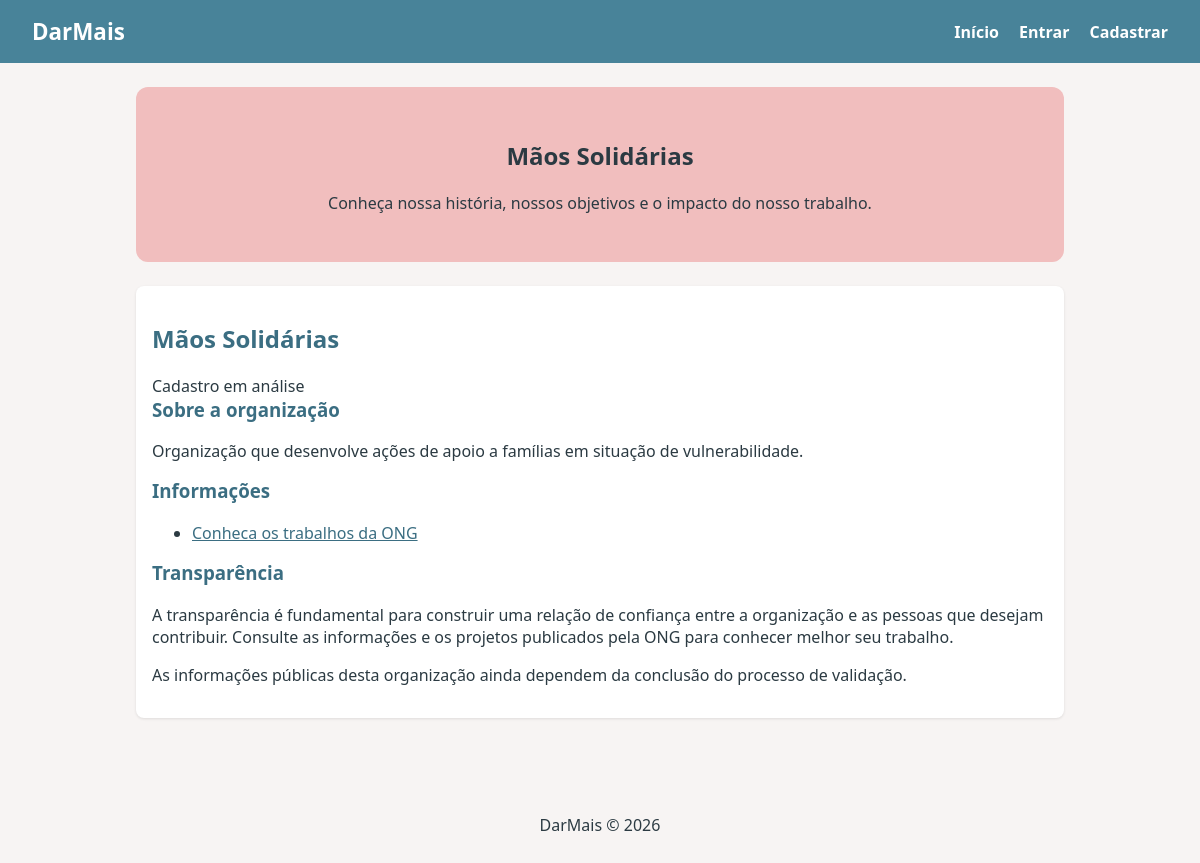
/informacoes/10, run on the app's committed database.
### projeto_romerito/models.py (models this page shows)
class Ong(Base):
    __tablename__ = "ongs"
    id: Mapped[int] = mapped_column(primary_key=True, autoincrement=True)
    nome: Mapped[str] = mapped_column(String(100), nullable=False)
    descricao: Mapped[str] = mapped_column(Text, nullable=False)
    projetos: Mapped[List["ProjetoSocial"]] = relationship(
        back_populates="ong"
    )
    doacoes: Mapped[List["Doacao"]] = relationship(
        back_populates="ong"
    )

### projeto_romerito/blueprints/ongs/routes.py (the view)
@ongs_bp.route('/informacoes/<int:ong_id>')
def informacoes(ong_id):
    with Session(bind = engine ) as session:
       ongs = session.get(Ong, ong_id)
       if not ongs:
           return 'ONG nao encontrada', 404
       dados = {
           'id' : ongs.id,
           'nome' : ongs.nome,
           'descricao' : ongs.descricao
       }
       return render_template('ongs/informacoes.html', ong = dados)

### projeto_romerito/blueprints/ongs/templates/ongs/informacoes.html (shortened to what this page needs)
{% extends 'base.html' %}
{% block conteudo %}
<section class="hero">
    <h1>
        {% if ong %}
            {{ ong.nome }}
        {% else %}
            Conheça nossa organização
        {% endif %}
    </h1>
    <p>
        Conheça nossa história, nossos objetivos e o impacto do nosso trabalho.
    </p>
</section>
{% if ong %}
<section class="card perfil-ong">
    <div class="cabecalho-ong">
        <div>
            <h2>{{ ong.nome }}</h2>
        </div>
        {% if ong.status == 'aprovada' %}
            <span class="status aprovado">ONG validada</span>
        {% else %}
            <span class="status pendente">Cadastro em análise</span>
        {% endif %}
    </div>
    <h3>Sobre a organização</h3>
    <p class="texto-descricao">
        {{ ong.descricao }}
    </p>
    <h3>Informações</h3>
    <ul class="lista-informacoes">
        <li>
        <a href="{{url_for('ongs.trabalhos', ong_id = ong.id)}}">Conheca os trabalhos da ONG</a>
        </li>
    </ul>
    <h3>Transparência</h3>
    <p>
        A transparência é fundamental para construir uma relação de confiança
        entre a organização e as pessoas que desejam contribuir.
        Consulte as informações e os projetos publicados pela ONG para
        conhecer melhor seu trabalho.
    </p>
    {% if ong.status == 'aprovada' %}
        <a
            class="botao-link"
            href="{{ url_for('ongs.trabalhos', ong_id=ong.id) }}"
        >
            Conhecer nossos trabalhos
        </a>
    {% else %}
        <p class="texto-apoio">
            As informações públicas desta organização ainda dependem da
            conclusão do processo de validação.
        </p>
    {% endif %}
</section>
{% endif %}
{% endblock %}

### projeto_romerito/static/style.css (style rules this page uses)
:root { --cinza: #D8D8D8; --azul: #488399; --azul-escuro: #3b6e82; --coral: #EA9393; --amarelo: #F4D38A; --rosa: #F1BEBE; --fundo: #f7f4f3; --texto: #2b3a42; }
* { box-sizing: border-box; }
body { font-family: system-ui, sans-serif; margin: 0; color: var(--texto); background: var(--fundo); }
.hero { text-align: center; padding: 2rem 1rem; background: var(--rosa); border-radius: 12px; margin-bottom: 1.5rem; }
h2 { color: var(--azul-escuro); }
.card { background: #fff; padding: 1rem; border-radius: 8px; box-shadow: 0 1px 3px rgba(0,0,0,.1); }
.card h3 { color: var(--azul-escuro); margin-top: 0; }
a { color: var(--azul-escuro); }

### data on the page
Ong: nome "Mãos Solidárias", descricao "Organização que desenvolve ações de apoio a famílias em situação de vulnerabilidade."
